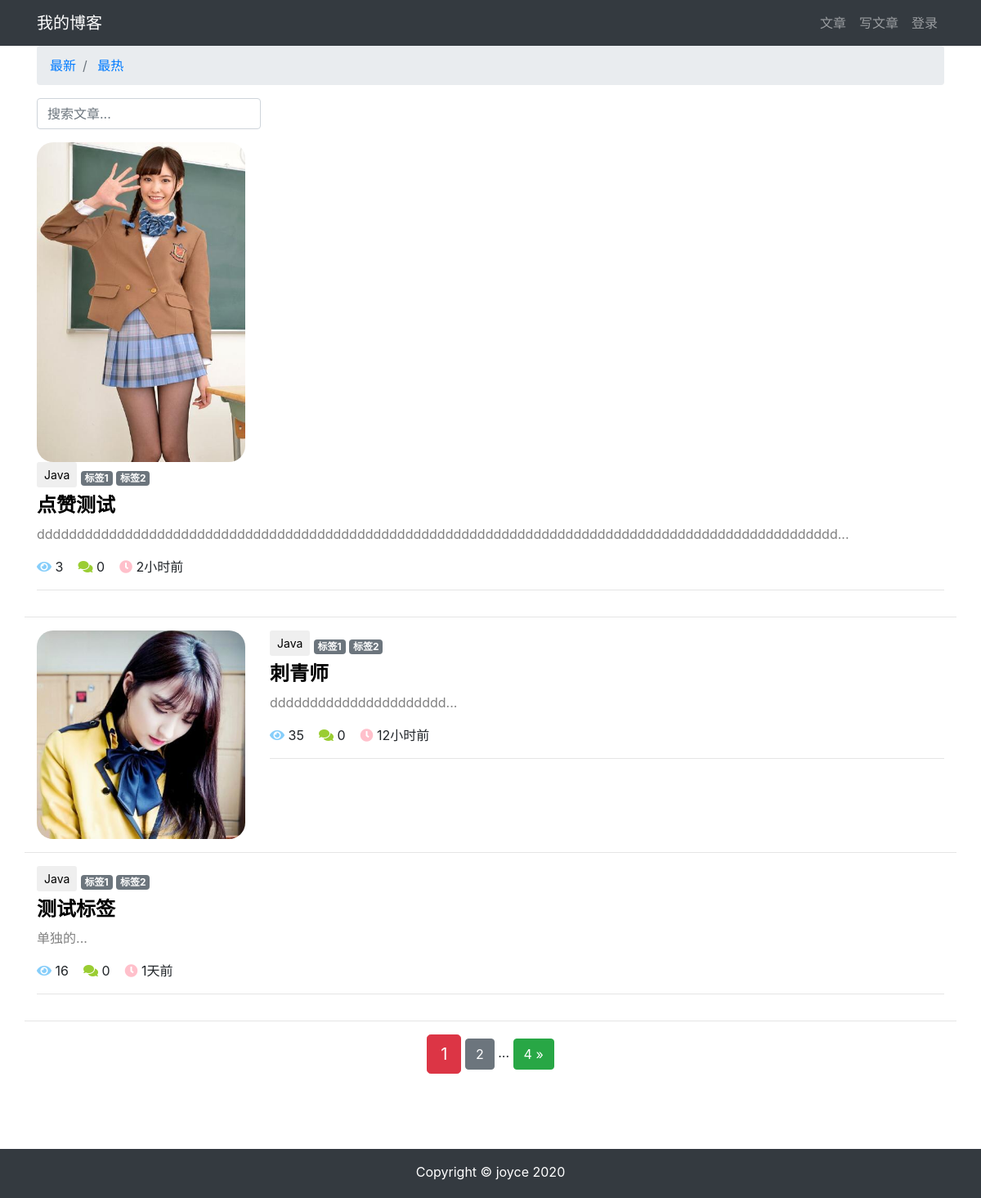
The page / on the database its author committed.
### article/models.py (models this page shows, shortened)
class ArticlePost(models.Model):
    author = models.ForeignKey(User,on_delete=models.CASCADE)
    title = models.CharField(max_length=100)
    body = models.TextField()
    tags = TaggableManager(blank=True)
    created = models.DateTimeField(default=timezone.now)
    update = models.DateTimeField(auto_now=True)
    likes = models.PositiveIntegerField(default=0)
    avatar = models.ImageField(upload_to='article/%Y%m%d/',blank=True)
    total_views = models.PositiveSmallIntegerField(default=0)
    column = models.ForeignKey(
        ArticleColumn,
        null=True,
        blank=True,
        on_delete=models.CASCADE,
        related_name='article'
    )
    class Meta:
        ordering = ('-created',)

class ArticleColumn(models.Model):
    title = models.CharField(max_length=100,blank=True)
    created = models.DateTimeField(default=timezone.now)
    def __str__(self):
        return self.title

### article/views.py (the view)
# urls.py: path('',article_list,name='home'),
def article_list(request):
    search = request.GET.get('search')
    order = request.GET.get('order')
    column = request.GET.get('column')
    tag = request.GET.get('tag')
    article_list = models.ArticlePost.objects.all()
    if search:
       article_list = models.ArticlePost.objects.filter(
            Q(title__icontains=search) |
            Q(body__icontains=search)
            )
    else:
        search = ''
    if column is not None and column.isdigit():
        article_list = article_list.filter(column=column)
    if tag and tag != 'None':
        article_list = article_list.filter(tags__name__in=[tag])
    if order == 'total_views':
        article_list = article_list.order_by('-total_views')
    paginator = Paginator(article_list,3)
    page = request.GET.get('page')
    articles = paginator.get_page(page)
    context = {'articles':articles,
               'order':order,
               'search':search,
               'column': column,
               'tag': tag,
               }
    return render(request, 'article/list.html', context)

### article/templatetags/my_filters_and_tags.py (called while the page is built)
@register.filter(name='timesince_zh')
def time_since_zh(value):
    now = timezone.now()
    diff = now - value
    if diff.days == 0 and diff.seconds >= 0 and diff.seconds < 60:
        return '刚刚'
    if diff.days == 0 and diff.seconds >= 60 and diff.seconds < 3600:
        return str(math.floor(diff.seconds / 60)) + "分钟前"
    if diff.days == 0 and diff.seconds >= 3600 and diff.seconds < 86400:
        return str(math.floor(diff.seconds / 3600)) + "小时前"
    if diff.days >= 1 and diff.days < 30:
        return str(diff.days) + "天前"
    if diff.days >= 30 and diff.days < 365:
        return str(math.floor(diff.days / 30)) + "个月前"
    if diff.days >= 365:
        return str(math.floor(diff.days / 365)) + "年前"

### templates/article/list.html (shortened to what this page needs)
{% extends "base.html" %}
{% load static %}
{% block content %}
{% load my_filters_and_tags %}
    <div class="container">
        <nav aria-label="breadcrumb">
            <ol class="breadcrumb">
                <li class="breadcrumb-item">
                    <a href="{% url 'article:article_list' %}?search={{ search }}&column={{ column }}&tag={{ tag }}">
                        最新
                    </a>
                </li>
                <li class="breadcrumb-item">
                    <a href="{% url 'article:article_list' %}?order=total_views&search={{ search }}&column={{ column }}&tag={{ tag }}">
                        最热
                    </a>
                </li>
            </ol>
        </nav>
        <div class="row">
            <div class="col-auto mr-auto">
                <form class="form-inline">
                    <input type="text"
                           class="form-control mb-2 mr-sm-2"
                           name="search"
                           placeholder="搜索文章..."
                           required
                    >
                </form>
            </div>
        </div>
        <div class="row mt-2">
            {% for article in articles %}
                {% if article.avatar %}
                    <div class="col-3">
                        <img src="{{ article.avatar.url }}"
                             alt="avatar"
                             style="max-width:100%; border-radius: 20px"
                        >
                    </div>
                {% endif %}
                <div class="col">
                    {% if article.column %}
                        <button type="button"
                                class="btn btn-sm mb-2
                    "
                        >
                            {{ article.column }}
                        </button>
                    {% endif %}
                    <span>
                        {% for tag in article.tags.all %}
                            <a href="{% url 'article:article_list' %}?tag={{ tag }}" class="badge badge-secondary">
                         {{ tag }}
                    </a>
                        {% endfor %}
                    </span>
                    <h4>
                        <b>
                            <a href="{% url 'article:article_detail' article.id %}"
                               style="color: black;"
                            >
                                {{ article.title }}
                            </a>
                        </b>
                    </h4>
                    <div>
                        <p style="color: gray;">
                            {{ article.body|slice:'100' }}...
                        </p>
                    </div>
                    <p>
                        <span>
        <i class="fas fa-eye" style="color: lightskyblue;"></i>
        {{ article.total_views }}&nbsp;&nbsp;&nbsp;
    </span>
                        <span>
        <i class="fas fa-comments" style="color: yellowgreen;"></i>
        {{ article.comments.count }}&nbsp;&nbsp;&nbsp;
    </span>
                        <span>
        <i class="fas fa-clock" style="color: pink;"></i>
            {{ article.created|timesince_zh }}
                        </span>
                    </p>
                    <hr>
                </div>
                <hr style="width: 100%;"/>
            {% endfor %}
        </div>
        <div class="pagination row">
            <div class="m-auto">
        <span class="step-links">
            <span class="current btn btn-danger btn-lg">
                {{ articles.number }}
            </span>
            {% if articles.has_next %}
                <a href="?page={{ articles.next_page_number }}&order={{ order }}&search={{ search }}"
                   class="btn btn-secondary">
                   {{ articles.next_page_number }}
               </a>
                <span>...</span>
                <a href="?page={{ articles.paginator.num_pages }}&order={{ order }}&search={{ search }}"
                   class="btn btn-success">
                   {{ articles.paginator.num_pages }} &raquo;
               </a>
            {% endif %}
        </span>
            </div>
        </div>
    </div>
{% endblock content %}

### templates/base.html (shortened to what this page needs)
{% load static %}
<!DOCTYPE html>
<html lang="zh-cn">
<head>
    <link rel="stylesheet" href="{% static 'bootstrap/css/bootstrap.min.css' %}">
    <link rel="stylesheet" href="{% static 'md_css/monokai.css' %}">
    <link
            rel="stylesheet"
            href="https://cdn.jsdelivr.net/npm/@fortawesome/fontawesome-free@5.14.0/css/all.min.css"
    >
</head>
<body>
{% include 'header.html' %}
<div id="wrapper">
    {% block content %}{% endblock content %}
    <div id="push"></div>
</div>
{% include 'footer.html' %}
</body>
</html>

### templates/header.html (shortened to what this page needs)
<nav class="navbar navbar-expand-lg navbar-dark bg-dark">
    <div class="container">
        <a class="navbar-brand" href="{% url 'article:article_list' %}">我的博客</a>
        <div>
            <ul class="navbar-nav">
                <td class="nav-item">
                    <a class="nav-link" href="{% url 'article:article_list' %}">文章</a>
                    <a class="nav-link" href="{% url 'article:article_create' %}">写文章</a>
                </td>
                {% if user.is_authenticated %}
                    <li class="nav-item dropdown">
                        <a class="nav-link dropdown-toggle" href="#" id="navbarDropdown" role="button"
                           data-toggle="dropdown" aria-haspopup="true" aria-expanded="false">
                            {% if unread_count %}
                                <svg viewBox="0 0 8 8"
                                     width="8px"
                                     height="8px">
                                    <circle cx="4"
                                            cy="4"
                                            r="4"
                                            fill="#ff6b6b"
                                    ></circle>
                                </svg>
                            {% endif %}
                            {{ user.username }}
                        </a>
                        <div class="dropdown-menu" aria-labelledby="navbarDropdown">
                            <a class="dropdown-item" href="{% url "notice:list" %}">通知
                                {% if unread_count %}
                                    <span class="badge badge-danger">{{ unread_count }}</span>
                                {% endif %}
                            </a>
                            <a class="dropdown-item" href='{% url "userprofile:edit" user.id %}'>个人信息</a>
                            <a class="dropdown-item" href="{% url 'userprofile:logout' %}">退出登录</a>
                            <a class="dropdown-item" href="#" onclick="user_delete()">删除用户</a>
                        </div>
                    </li>
                {% else %}
                    <li class="nav-item">
                        <a class="nav-link" href="{% url 'userprofile:login' %}">登录</a>
                    </li>
                {% endif %}
            </ul>
        </div>
    </div>
</nav>

### templates/footer.html
{% load static %}
<div>
    <br><br><br>
</div>
<footer class="py-3 bg-dark " id="footer">
    <div class="container">
        <p class="m-0 text-center text-white">Copyright &copy; joyce 2020</p>
    </div>
</footer>

### templates/base.html (style rules this page uses)
html, body { height: 100%; margin: 0; }
#wrapper { min-height: 100%; margin-bottom: -40px; }
#footer, #push { height: 60px; }

### rows shown on the page
ArticlePost: avatar (picture), column "Java", title "点赞测试", body "dddddddddddddddddddddddddddddddddddddddddddddddddddddddddddddddddddddddddddddddddddddddddddddddddddd", total_views "3", comments.count "0", created "2小时前"
Tag: name "标签1"
Tag: name "标签2"
ArticlePost: avatar (picture), column "Java", title "刺青师", body "dddddddddddddddddddddd", total_views "35", comments.count "0", created "12小时前"
ArticlePost: column "Java", title "测试标签", body "单独的", total_views "16", comments.count "0", created "1天前"

### other values the page prints
{{ articles.number }} "1"
{{ articles.next_page_number }} "2"
{{ articles.paginator.num_pages }} "4"
